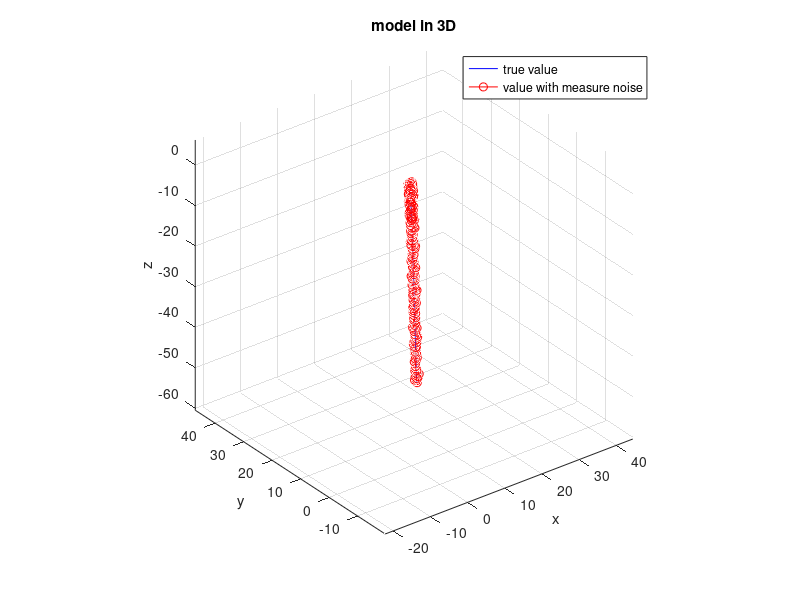

MATLAB code for this plot:
%% System model and Observe
% free fall model

% set simulate time
dt = 0.01;
t = 0:dt:5;
N = length(t);

% set the attack mode
attack = false;
attack_signal = zeros(3, N);

if attack == true
    for k = 1:N
        if dt * k > 2
            attack_signal(:, k) = [ (k) * dt; (k) * dt; (k) * dt];
            % attack_signal(:, k) = 0.8.*[rand-0.5; rand-0.5; rand-0.5];
        end
    end

end

% measurement noise 
r_noise = 0.05;
R = r_noise*eye(3);
V = sqrt(R) * randn(3, N); % measurement noise

% state-related var
X_real = zeros(9, N);
X_filtered = zeros(9, N);
error = zeros(3, N); % it represents local innovation

% suppose that we can measure the position
Z_measure = zeros(3, N);

pos = [0; 0; 0];
vel = [2; 3; 10];
acc = [0; 0; -9.8];
u = ones(1, N);

% sliding mode observer
tilde_y = zeros(3,N);
tilde_x = zeros(9,N);

% transform matrix
F = [1 0 0 dt 0 0 0 0 0;
    0 1 0 0 dt 0 0 0 0;
    0 0 1 0 0 dt 0 0 0;
    0 0 0 1 0 0 dt 0 0;
    0 0 0 0 1 0 0 dt 0;
    0 0 0 0 0 1 0 0 dt;
    0 0 0 0 0 0 1 0 0;
    0 0 0 0 0 0 0 1 0;
    0 0 0 0 0 0 0 0 1; ];

H = [1 0 0 0 0 0 0 0 0;
    0 1 0 0 0 0 0 0 0;
    0 0 1 0 0 0 0 0 0; ];

B = [0;
    0;
    0;
    0;
    0;
    0;
    0;
    0;
    0;];

v= [0;
    0;
    0;
    0;
    0;
    0;
    0;
    0;
    0;];

%% sliding mode observer
for k = 2:N
    % update the physical model
    vel = vel + (acc + u(:, k)) * dt;
    pos = pos + vel * dt + 0.5 * acc * dt * dt;
    X_real(:, k) = [pos; vel; acc];

    % measure with noise + attack (if the mode is attack mode)
    Z_measure(:, k) = pos + V(:, k) + attack_signal(:, k);

    % observer
    tilde_dot_x = B*u(k) + F*tilde_x(:,k-1) - v;
    tilde_x(:,k) = tilde_dot_x + tilde_x(:,k-1);
    tilde_y(:,k) = H*tilde_x(:,k);
    error(:,k)=  Z_measure(:,k) - tilde_y(:,k);
    % v(1:3)=0.01.*error(:,k) + 0.01.*sign(error(:,k));

end


%% Analysis
figure('Name', 'Kalman Filter Simulation', 'NumberTitle', 'off');
plot3(X_real(1, :), X_real(2, :), X_real(3, :),'b', ...
    Z_measure(1, :), Z_measure(2, :), Z_measure(3, :), 'r-o', MarkerSize = 3 ... % measure with noise
);
axis equal;
xlabel('x');
ylabel('y');
zlabel('z');
legend('true value','value with measure noise');
grid on;
title("model in 3D");